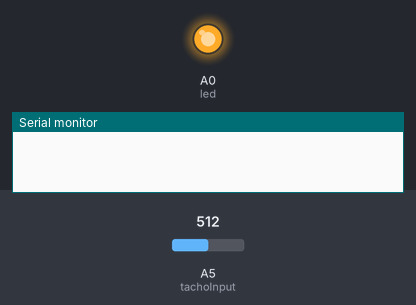
A sketch run on a simulated Arduino Uno, built with avr-gcc and run on an emulated ATmega328P. On the bench: output pins drawn as LEDs (lit = HIGH), the last lines printed to the serial monitor. The test bench sets the inputs (shaded band); at power-on: A5 (tachoInput) = 512.

Above: at 1.2 s.
1.3 s: A5 (tachoInput) set to 36
2.8 s: A5 (tachoInput) set to 30
At 4.0 s:
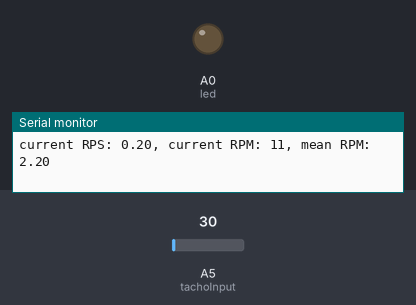
4.3 s: A5 (tachoInput) set to 122
At 5.1 s:
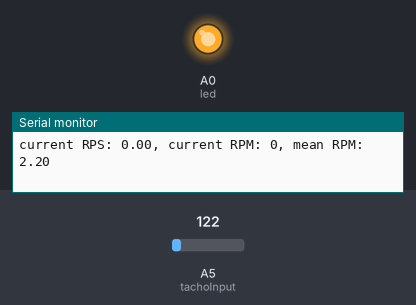
5.8 s: A5 (tachoInput) set to 0
At 6.2 s:
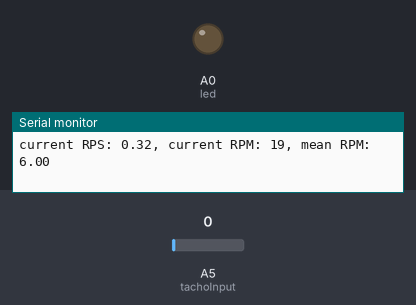
Timing chart, 0 to 8.3 s (numbered marks = the images above; inputs shaded):
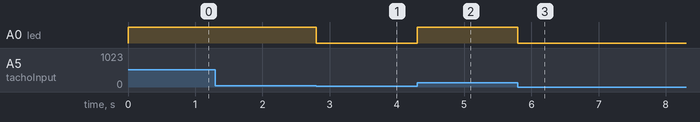

Measured:
- the behaviour switches between 33 and 32 on A5 (tachoInput) (found by bisection; images 0 and 1)
- after the input at 1.3 s, every drawn part: stays the same
- after the input at 2.8 s, A0 (led): HIGH → LOW at once
- after the input at 4.3 s, A0 (led): LOW → HIGH at once
- after the input at 5.8 s, A0 (led): HIGH → LOW at once

The sketch:

arduino_tachometer_v1.ino
```cpp
#include <LiquidCrystal.h>

/*Primitive tachometer based on reed switch sensor,
 although it may be usable with other sensor types aswell.

 Author: Max Borglowe*/

uint8_t tachoInput = A5;
uint8_t inputSignal = 0;
uint8_t led = A0;
uint16_t count = 0, totalCounter = 0,       /* out of order*/ measureTime = 1000;
uint8_t prevPulses = 0, currPulses = 0;
uint8_t pulsesPerRevolution = 2; //= how many stimulators (magnets) are attached to the rotor
uint8_t analogEdge = 32;

uint8_t filter = 1;
uint16_t rpm = 0;
float rps = 0;
const uint8_t RPM_SAMPLES = 5;
uint16_t rpm_array[RPM_SAMPLES];

uint8_t i = 0;
float mean = 0;

/*LCD stuff*/
uint8_t rs = 2, en = 3, d4 = 4, d5 = 5, d6 = 6, d7 = 7;

void setup() {
  for(uint8_t k = 0; k < RPM_SAMPLES; k++){
    rpm_array[k] = 0;
  }

  Serial.begin(115200);
  pinMode(tachoInput, INPUT);
  pinMode(led, OUTPUT);
  LiquidCrystal(rs, en, d4, d5, d6, d7);

}

void loop() {
  prevPulses = currPulses;
  currPulses += detectMagnet();

  totalCounter += count + 1;

  rps = (float)currPulses/pulsesPerRevolution*(float)measureTime/totalCounter;
  rpm = rps*60;

  /*print status every second*/
  if(totalCounter >= measureTime){ //approximal second lol
    calcMeanRPM();

    Serial.print("current RPS: ");
    Serial.print(rps);
    Serial.print(", current RPM: ");
    Serial.print(rpm);
    Serial.print(", mean RPM: ");
    Serial.println(mean);
    totalCounter = 0;
    currPulses = 0;
    mean = 0;
  }
  count = 0;
  delay(1);
}

/**Calculate mean RPM based on the last [RPM_SAMPLES] measurements. */
void calcMeanRPM(){
  rpm_array[i] = rpm;
  for(uint8_t k = 0; k < RPM_SAMPLES; k++){
      mean += rpm_array[k];
    }
    mean = mean/RPM_SAMPLES;
    i = (i + 1)%RPM_SAMPLES;
}

/**Detects stimulator (magnet) passing the sensor,
filtering out arbitrarily quick pulses that may occur.*/
uint8_t detectMagnet(){
  //latching when magnet passes sensor
  while(analogRead(tachoInput) > analogEdge){ //reasonable midpoint to keep out noise
    count++;
    digitalWrite(led, HIGH);
    delay(1);
  }
  digitalWrite(led, LOW);

  if(count <= filter){ //arbitrary spike filter
    return 0;
  }
  return 1;
}
```
